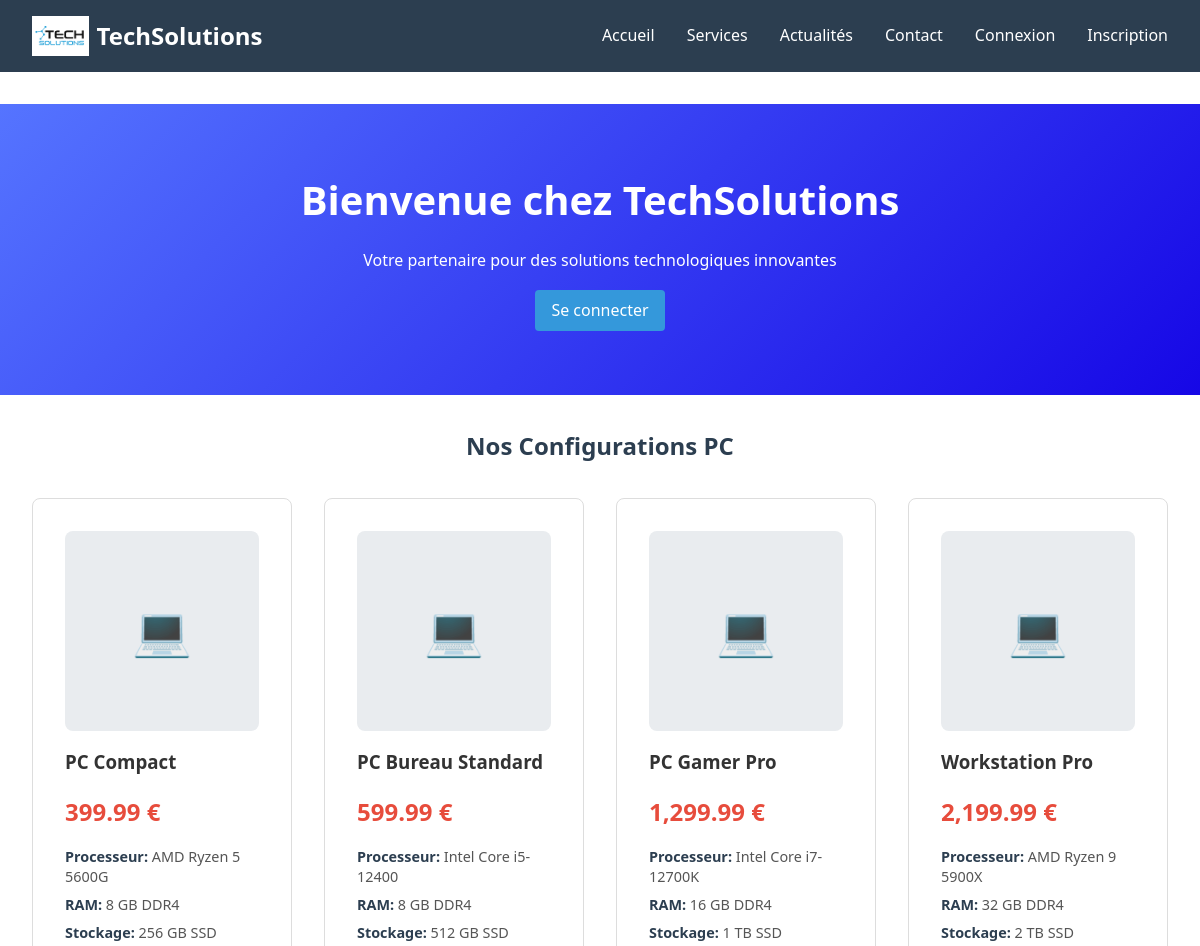
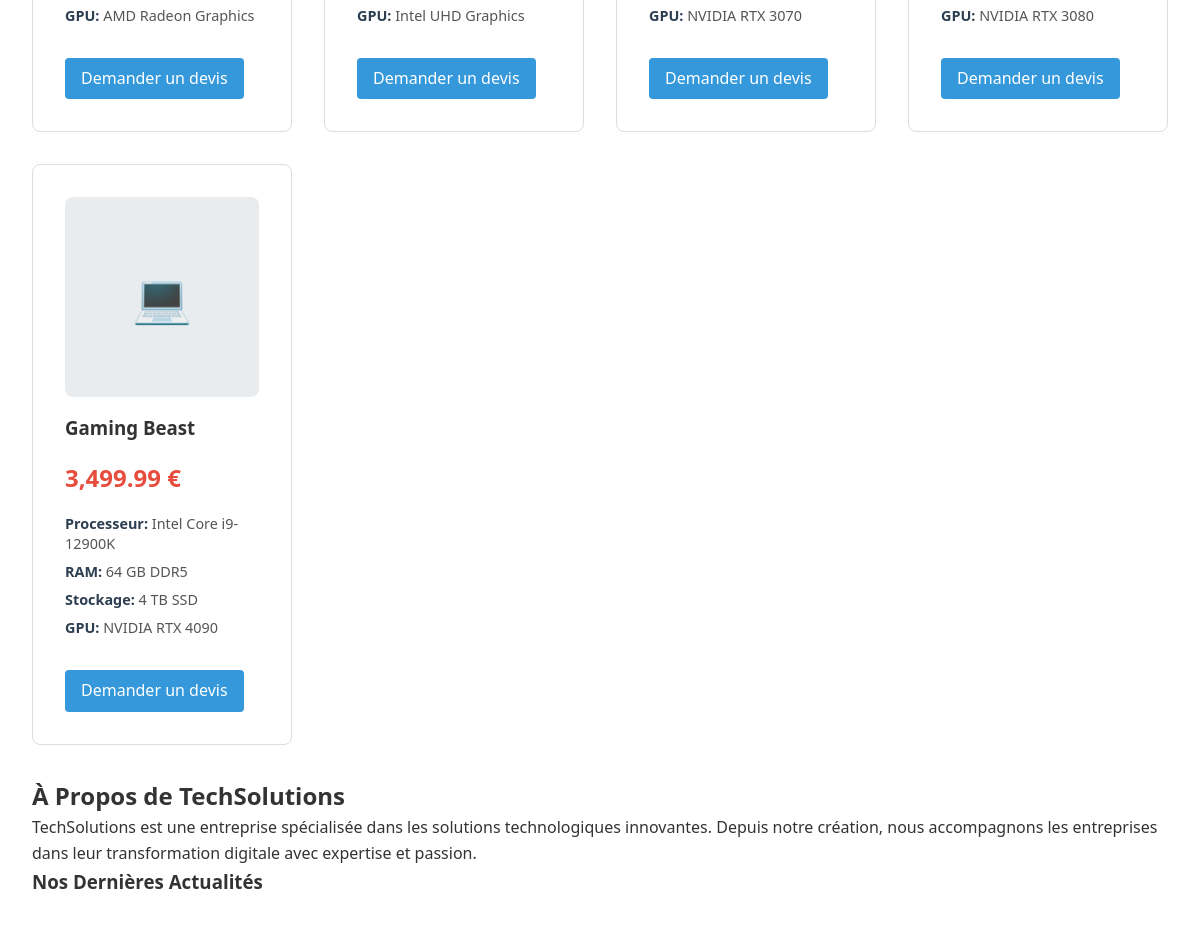
Before: / (upper part) with the older database file (2 pictures, top to bottom).
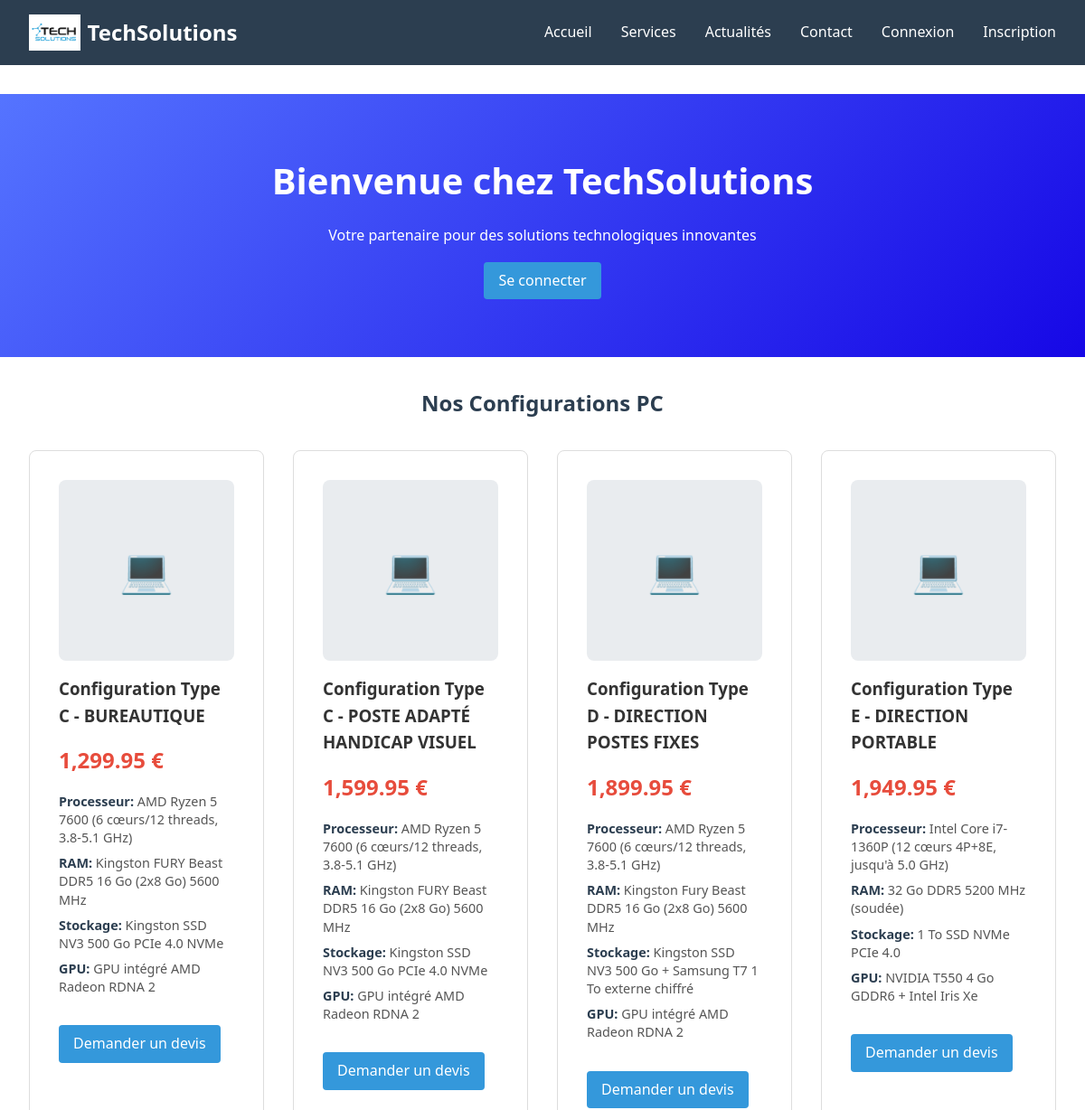
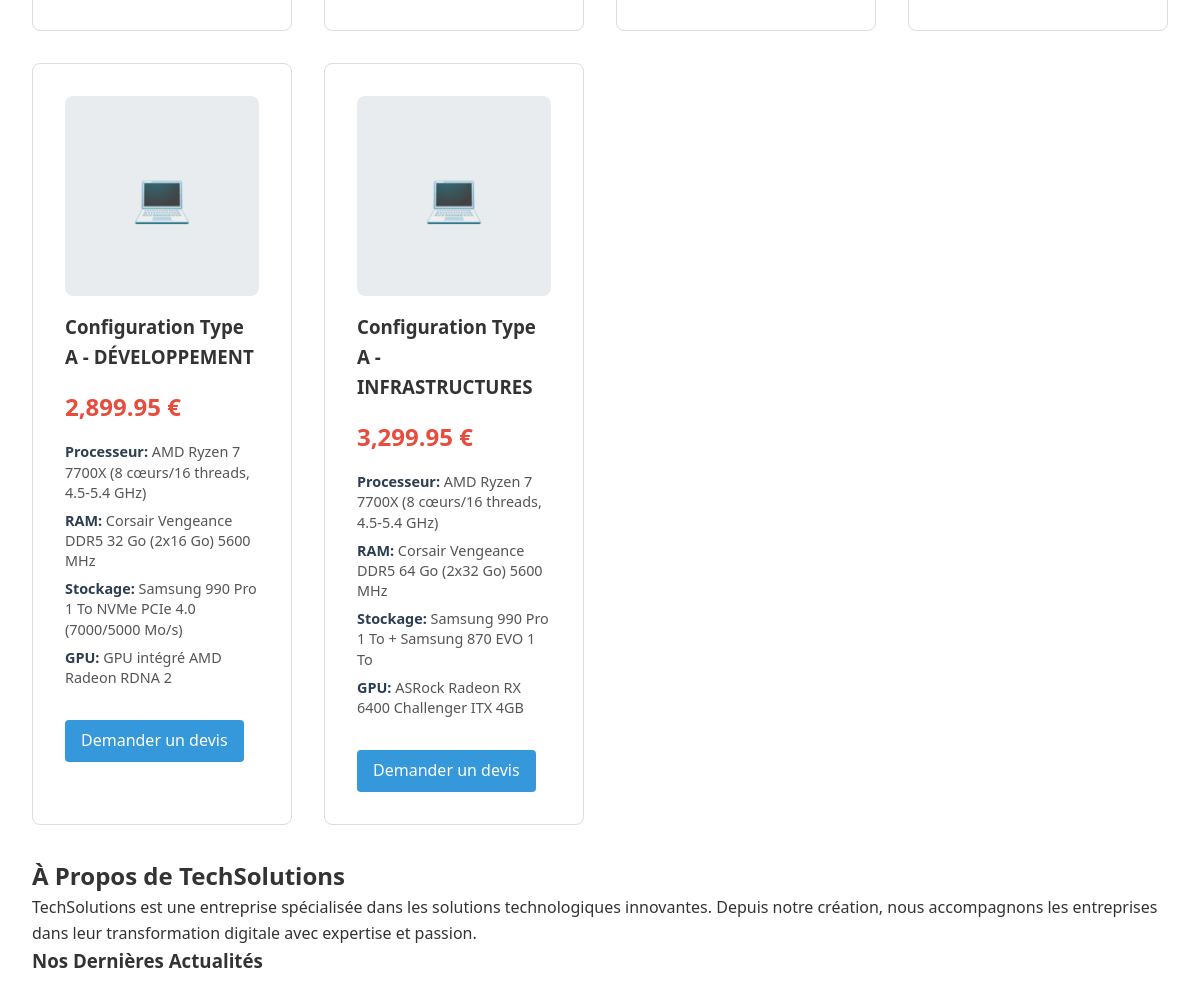
After: the same page with the newer database file (2 pictures, top to bottom).
### tables this page shows
CREATE TABLE `ordinateurs` (
  `id` int(11) NOT NULL AUTO_INCREMENT,
  `nom` varchar(255) NOT NULL,
  `prix` decimal(10,2) NOT NULL,
  `processeur` varchar(255) NOT NULL,
  `ram` varchar(100) NOT NULL,
  `stockage` varchar(100) NOT NULL,
  `carte_graphique` varchar(255) NOT NULL,
  `description` text DEFAULT NULL,
  `image` varchar(255) DEFAULT NULL,
  `disponible` tinyint(1) DEFAULT 1,
  `created_at` timestamp NOT NULL DEFAULT current_timestamp(),
  `updated_at` timestamp NOT NULL DEFAULT current_timestamp() ON UPDATE current_timestamp(),
  PRIMARY KEY (`id`)
);

### index.php (the view, shortened to what this page needs)
<?php
require_once 'includes/auth.php';
include 'includes/header.php';
?>
<section class="hero">
    <h1>Bienvenue chez TechSolutions</h1>
    <p>Votre partenaire pour des solutions technologiques innovantes</p>
    <a href="api/login.php" class="service-link">Se connecter</a>
</section>
<section class="configurations">
    <h2>Nos Configurations PC</h2>
    <div class="service-grid">
        <?php
        try {
            $stmt = $pdo->query("SELECT * FROM ordinateurs WHERE disponible = 1 ORDER BY prix ASC LIMIT 6");
            $ordinateurs = $stmt->fetchAll();
            if ($ordinateurs):
                foreach ($ordinateurs as $pc): ?>
                    <div class="service-card pc-config">
                        <?php if(isset($pc['photo']) && $pc['photo']): ?>
                            <img src="/techsolutions/uploads/<?= htmlspecialchars($pc['photo']) ?>" alt="<?= htmlspecialchars($pc['nom']) ?>" class="pc-image">
                        <?php else: ?>
                            <div class="pc-placeholder">💻</div>
                        <?php endif; ?>
                        <h3><?= htmlspecialchars($pc['nom']) ?></h3>
                        <div class="pc-price"><?= number_format($pc['prix'], 2) ?> €</div>
                        <div class="pc-specs">
                            <p><strong>Processeur:</strong> <?= htmlspecialchars($pc['processeur']) ?></p>
                            <p><strong>RAM:</strong> <?= htmlspecialchars($pc['ram']) ?></p>
                            <p><strong>Stockage:</strong> <?= htmlspecialchars($pc['stockage']) ?></p>
                            <p><strong>GPU:</strong> <?= htmlspecialchars($pc['carte_graphique']) ?></p>
                        </div>
                        <a href="contact.php?produit=<?= urlencode($pc['nom']) ?>" class="service-link">Demander un devis</a>
                    </div>
                <?php endforeach;
            else: ?>
                <p>Aucune configuration disponible pour le moment.</p>
            <?php endif;
        } catch(PDOException $e) {
            echo '<p>Configurations temporairement indisponibles.</p>';
        }
        ?>
    </div>
</section>
<section class="about">
    <h2>À Propos de TechSolutions</h2>
    <p>TechSolutions est une entreprise spécialisée dans les solutions technologiques innovantes.
    Depuis notre création, nous accompagnons les entreprises dans leur transformation digitale
    avec expertise et passion.</p>
    <h3>Nos Dernières Actualités</h3>
</section>
<?php include 'includes/footer.php'; ?>

### includes/header.php (shortened to what this page needs)
<!DOCTYPE html>
<html lang="fr">
<head>
    <link rel="stylesheet" href="/techsolutions/assets/css/style.css">
</head>
<body>
    <header>
        <nav>
            <div class="logo">
                <img src="/techsolutions/assets/images/techsolution.png" alt="TechSolutions" class="logo-img">
                <span>TechSolutions</span>
            </div>
            <ul>
                <li><a href="/techsolutions/index.php">Accueil</a></li>
                <li><a href="/techsolutions/services.php">Services</a></li>
                <li><a href="/techsolutions/actualites.php">Actualités</a></li>
                <li><a href="/techsolutions/contact.php">Contact</a></li>
                <?php if(isset($_SESSION['user_id'])): ?>
                    <?php if(isset($_SESSION['role']) && $_SESSION['role'] === 'admin'): ?>
                        <li><a href="/techsolutions/admin/index.php" style="background: #e74c3c; padding: 0.5rem 1rem; border-radius: 4px;">🔧 Admin</a></li>
                    <?php endif; ?>
                    <li><a href="/techsolutions/api/logout.php">Déconnexion</a></li>
                <?php else: ?>
                    <li><a href="/techsolutions/api/login.php">Connexion</a></li>
                    <li><a href="/techsolutions/register.php">Inscription</a></li>
                <?php endif; ?>
            </ul>
        </nav>
    </header>
    <main>

### includes/footer.php (shortened to what this page needs)
    </main>
</body>
</html>

### assets/css/style.css (style rules this page uses)
* { margin: 0; padding: 0; box-sizing: border-box; }
body { font-family: 'Segoe UI', Tahoma, Geneva, Verdana, sans-serif; line-height: 1.6; color: #333; }
header { background: #2c3e50; color: white; padding: 1rem 0; }
nav { max-width: 1200px; margin: 0 auto; display: flex; justify-content: space-between; align-items: center; padding: 0 2rem; }
.logo { font-size: 1.5rem; font-weight: bold; display: flex; align-items: center; gap: 0.5rem; }
.logo-img { height: 40px; width: auto; }
nav ul { display: flex; list-style: none; gap: 2rem; }
nav a { color: white; text-decoration: none; transition: color 0.3s; }
main { min-height: calc(100vh - 200px); }
section { max-width: 1200px; margin: 2rem auto; padding: 0 2rem; }
.hero { text-align: center; padding: 4rem 2rem; background: linear-gradient(135deg, #5574ff 0%, #1607e6 100%); color: white; }
.hero h1 { font-size: 2.5rem; margin-bottom: 1rem; }
.service-grid, .articles-grid { display: grid; grid-template-columns: repeat(auto-fit, minmax(250px, 1fr)); gap: 2rem; margin-top: 2rem; }
.service-card, .article-card { padding: 2rem; border: 1px solid #ddd; border-radius: 8px; transition: transform 0.3s; }
.service-link { display: inline-block; margin-top: 1rem; padding: 0.5rem 1rem; background: #3498db; color: white; text-decoration: none; border-radius: 4px; transition: background 0.3s; }
.pc-config { position: relative; overflow: hidden; }
.pc-placeholder { width: 100%; height: 200px; display: flex; align-items: center; justify-content: center; background: #f8f9fa; font-size: 4rem; color: #6c757d; border-radius: 8px 8px 0 0; margin-bottom: 1rem; }
.pc-price { font-size: 1.5rem; font-weight: bold; color: #2c3e50; margin: 0.5rem 0; }
.pc-specs { margin: 1rem 0; font-size: 0.9rem; line-height: 1.4; }
.pc-specs p { margin: 0.25rem 0; color: #555; }
.pc-specs strong { color: #2c3e50; }
.configurations h2 { text-align: center; margin-bottom: 2rem; color: #2c3e50; }
.pc-config { position: relative; }
.pc-placeholder { width: 100%; height: 200px; display: flex; align-items: center; justify-content: center; background: #e9ecef; border-radius: 8px; font-size: 3rem; margin-bottom: 1rem; }
.pc-price { font-size: 1.5rem; font-weight: bold; color: #e74c3c; margin: 1rem 0; }
.pc-specs { text-align: left; margin: 1rem 0; }
.pc-specs p { margin: 0.5rem 0; font-size: 0.9rem; }

Changed rows visible on the page:
removed ordinateurs: nom "PC Compact", prix "399.99", processeur "AMD Ryzen 5 5600G", ram "8 GB DDR4", stockage "256 GB SSD", carte_graphique "AMD Radeon Graphics"
removed ordinateurs: nom "PC Bureau Standard", prix "599.99", processeur "Intel Core i5-12400", ram "8 GB DDR4", stockage "512 GB SSD", carte_graphique "Intel UHD Graphics"
removed ordinateurs: nom "PC Gamer Pro", prix "1,299.99", processeur "Intel Core i7-12700K", ram "16 GB DDR4", stockage "1 TB SSD", carte_graphique "NVIDIA RTX 3070"
removed ordinateurs: nom "Workstation Pro", prix "2,199.99", processeur "AMD Ryzen 9 5900X", ram "32 GB DDR4", stockage "2 TB SSD", carte_graphique "NVIDIA RTX 3080"
removed ordinateurs: nom "Gaming Beast", prix "3,499.99", processeur "Intel Core i9-12900K", ram "64 GB DDR5", stockage "4 TB SSD", carte_graphique "NVIDIA RTX 4090"
added ordinateurs: nom "Configuration Type C - BUREAUTIQUE", prix "1,299.95", processeur "AMD Ryzen 5 7600 (6 cœurs/12 threads, 3.8-5.1 GHz)", ram "Kingston FURY Beast DDR5 16 Go (2x8 Go) 5600 MHz", stockage "Kingston SSD NV3 500 Go PCIe 4.0 NVMe", carte_graphique "GPU intégré AMD Radeon RDNA 2"
added ordinateurs: nom "Configuration Type C - POSTE ADAPTÉ HANDICAP VISUEL", prix "1,599.95", processeur "AMD Ryzen 5 7600 (6 cœurs/12 threads, 3.8-5.1 GHz)", ram "Kingston FURY Beast DDR5 16 Go (2x8 Go) 5600 MHz", stockage "Kingston SSD NV3 500 Go PCIe 4.0 NVMe", carte_graphique "GPU intégré AMD Radeon RDNA 2"
added ordinateurs: nom "Configuration Type D - DIRECTION POSTES FIXES", prix "1,899.95", processeur "AMD Ryzen 5 7600 (6 cœurs/12 threads, 3.8-5.1 GHz)", ram "Kingston Fury Beast DDR5 16 Go (2x8 Go) 5600 MHz", stockage "Kingston SSD NV3 500 Go + Samsung T7 1 To externe chiffré", carte_graphique "GPU intégré AMD Radeon RDNA 2"
added ordinateurs: nom "Configuration Type E - DIRECTION PORTABLE", prix "1,949.95", processeur "Intel Core i7-1360P (12 cœurs 4P+8E, jusqu'à 5.0 GHz)", ram "32 Go DDR5 5200 MHz (soudée)", stockage "1 To SSD NVMe PCIe 4.0", carte_graphique "NVIDIA T550 4 Go GDDR6 + Intel Iris Xe"
added ordinateurs: nom "Configuration Type A - DÉVELOPPEMENT", prix "2,899.95", processeur "AMD Ryzen 7 7700X (8 cœurs/16 threads, 4.5-5.4 GHz)", ram "Corsair Vengeance DDR5 32 Go (2x16 Go) 5600 MHz", stockage "Samsung 990 Pro 1 To NVMe PCIe 4.0 (7000/5000 Mo/s)", carte_graphique "GPU intégré AMD Radeon RDNA 2"
added ordinateurs: nom "Configuration Type A - INFRASTRUCTURES", prix "3,299.95", processeur "AMD Ryzen 7 7700X (8 cœurs/16 threads, 4.5-5.4 GHz)", ram "Corsair Vengeance DDR5 64 Go (2x32 Go) 5600 MHz", stockage "Samsung 990 Pro 1 To + Samsung 870 EVO 1 To", carte_graphique "ASRock Radeon RX 6400 Challenger ITX 4GB"
